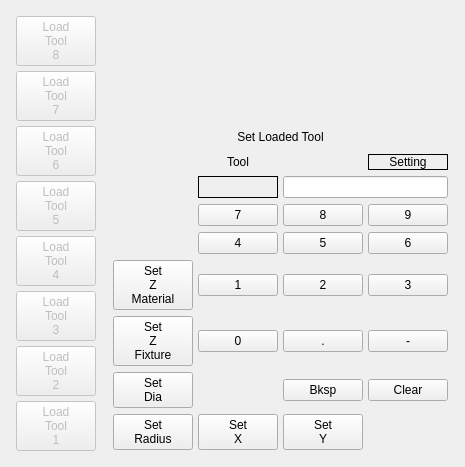
         <widget class="QWidget" name="page_15">
          <layout class="QHBoxLayout" name="horizontalLayout_11">
           <item>
            <widget class="VCPWidget" name="widget">
             <property name="sizePolicy">
              <sizepolicy hsizetype="Fixed" vsizetype="Preferred">
               <horstretch>0</horstretch>
               <verstretch>0</verstretch>
              </sizepolicy>
             </property>
             <property name="minimumSize">
              <size>
               <width>65</width>
               <height>0</height>
              </size>
             </property>
             <property name="rules" stdset="0">
              <string>[{&quot;channels&quot;: [{&quot;url&quot;: &quot;status:enabled&quot;, &quot;trigger&quot;: true}], &quot;property&quot;: &quot;Enable&quot;, &quot;expression&quot;: &quot;ch[0]&quot;, &quot;name&quot;: &quot;Enabled&quot;}]</string>
             </property>
             <layout class="QVBoxLayout" name="verticalLayout_18">
              <property name="spacing">
               <number>5</number>
              </property>
              <property name="leftMargin">
               <number>5</number>
              </property>
              <property name="topMargin">
               <number>5</number>
              </property>
              <property name="rightMargin">
               <number>5</number>
              </property>
              <property name="bottomMargin">
               <number>5</number>
              </property>
              <item>
               <widget class="MDIButton" name="mdibutton_25">
                <property name="enabled">
                 <bool>false</bool>
                </property>
                <property name="text">
                 <string>Load
Tool
8</string>
                </property>
                <property name="MDICommand" stdset="0">
                 <string>T8M6G43</string>
                </property>
               </widget>
              </item>
              <item>
               <widget class="MDIButton" name="mdibutton_24">
                <property name="enabled">
                 <bool>false</bool>
                </property>
                <property name="text">
                 <string>Load
Tool
7</string>
                </property>
                <property name="MDICommand" stdset="0">
                 <string>T7M6G43</string>
                </property>
               </widget>
              </item>
              <item>
               <widget class="MDIButton" name="mdibutton_23">
                <property name="enabled">
                 <bool>false</bool>
                </property>
                <property name="text">
                 <string>Load
Tool
6</string>
                </property>
                <property name="MDICommand" stdset="0">
                 <string>T6M6G43</string>
                </property>
               </widget>
              </item>
              <item>
               <widget class="MDIButton" name="mdibutton_22">
                <property name="enabled">
                 <bool>false</bool>
                </property>
                <property name="text">
                 <string>Load
Tool
5</string>
                </property>
                <property name="MDICommand" stdset="0">
                 <string>T5M6G43</string>
                </property>
               </widget>
              </item>
              <item>
               <widget class="MDIButton" name="mdibutton_21">
                <property name="enabled">
                 <bool>false</bool>
                </property>
                <property name="text">
                 <string>Load
Tool
4</string>
                </property>
                <property name="MDICommand" stdset="0">
                 <string>T4M6G43</string>
                </property>
               </widget>
              </item>
              <item>
               <widget class="MDIButton" name="mdibutton_20">
                <property name="enabled">
                 <bool>false</bool>
                </property>
                <property name="text">
                 <string>Load
Tool
3</string>
                </property>
                <property name="MDICommand" stdset="0">
                 <string>T3M6G43</string>
                </property>
               </widget>
              </item>
              <item>
               <widget class="MDIButton" name="mdibutton_19">
                <property name="enabled">
                 <bool>false</bool>
                </property>
                <property name="text">
                 <string>Load
Tool
2</string>
                </property>
                <property name="MDICommand" stdset="0">
                 <string>T2M6G43</string>
                </property>
               </widget>
              </item>
              <item>
               <widget class="MDIButton" name="mdibutton_18">
                <property name="enabled">
                 <bool>false</bool>
                </property>
                <property name="text">
                 <string>Load
Tool
1</string>
                </property>
                <property name="MDICommand" stdset="0">
                 <string>T1M6G43</string>
                </property>
               </widget>
              </item>
             </layout>
            </widget>
           </item>
           <item>
            <widget class="VCPWidget" name="toolSetWidget">
             <property name="rules" stdset="0">
              <string>[{&quot;channels&quot;: [{&quot;url&quot;: &quot;status:tool_in_spindle&quot;, &quot;trigger&quot;: true}], &quot;property&quot;: &quot;Enable&quot;, &quot;expression&quot;: &quot;True if ch[0] &gt; 0 else False&quot;, &quot;name&quot;: &quot;Tool Loaded&quot;}]</string>
             </property>
             <layout class="QGridLayout" name="gridLayout_23">
              <property name="leftMargin">
               <number>1</number>
              </property>
              <property name="topMargin">
               <number>1</number>
              </property>
              <property name="rightMargin">
               <number>1</number>
              </property>
              <property name="bottomMargin">
               <number>1</number>
              </property>
              <property name="spacing">
               <number>5</number>
              </property>
              <item row="1" column="0" colspan="4">
               <widget class="QLabel" name="label_46">
                <property name="text">
                 <string>Set Loaded Tool</string>
                </property>
                <property name="alignment">
                 <set>Qt::AlignCenter</set>
                </property>
               </widget>
              </item>
              <item row="0" column="0" colspan="4">
               <spacer name="verticalSpacer_10">
                <property name="orientation">
                 <enum>Qt::Vertical</enum>
                </property>
                <property name="sizeHint" stdset="0">
                 <size>
                  <width>20</width>
                  <height>40</height>
                 </size>
                </property>
               </spacer>
              </item>
              <item row="3" column="0" colspan="4">
               <widget class="QWidget" name="toolSetKeypad_2" native="true">
                <property name="minimumSize">
                 <size>
                  <width>260</width>
                  <height>0</height>
                 </size>
                </property>
                <layout class="QGridLayout" name="gridLayout_25">
                 <property name="leftMargin">
                  <number>5</number>
                 </property>
                 <property name="topMargin">
                  <number>5</number>
                 </property>
                 <property name="rightMargin">
                  <number>5</number>
                 </property>
                 <property name="bottomMargin">
                  <number>5</number>
                 </property>
                 <property name="horizontalSpacing">
                  <number>5</number>
                 </property>
                 <item row="5" column="3">
                  <widget class="QPushButton" name="pushButton_152">
                   <property name="text">
                    <string>-</string>
                   </property>
                   <attribute name="buttonGroup">
                    <string notr="true">toolSetKeypad</string>
                   </attribute>
                  </widget>
                 </item>
                 <item row="5" column="2">
                  <widget class="QPushButton" name="pushButton_149">
                   <property name="text">
                    <string>.</string>
                   </property>
                   <attribute name="buttonGroup">
                    <string notr="true">toolSetKeypad</string>
                   </attribute>
                  </widget>
                 </item>
                 <item row="2" column="2">
                  <widget class="QPushButton" name="pushButton_147">
                   <property name="text">
                    <string>8</string>
                   </property>
                   <attribute name="buttonGroup">
                    <string notr="true">toolSetKeypad</string>
                   </attribute>
                  </widget>
                 </item>
                 <item row="2" column="1">
                  <widget class="QPushButton" name="pushButton_143">
                   <property name="text">
                    <string>7</string>
                   </property>
                   <attribute name="buttonGroup">
                    <string notr="true">toolSetKeypad</string>
                   </attribute>
                  </widget>
                 </item>
                 <item row="3" column="3">
                  <widget class="QPushButton" name="pushButton_142">
                   <property name="text">
                    <string>6</string>
                   </property>
                   <attribute name="buttonGroup">
                    <string notr="true">toolSetKeypad</string>
                   </attribute>
                  </widget>
                 </item>
                 <item row="2" column="3">
                  <widget class="QPushButton" name="pushButton_141">
                   <property name="text">
                    <string>9</string>
                   </property>
                   <attribute name="buttonGroup">
                    <string notr="true">toolSetKeypad</string>
                   </attribute>
                  </widget>
                 </item>
                 <item row="3" column="2">
                  <widget class="QPushButton" name="pushButton_132">
                   <property name="text">
                    <string>5</string>
                   </property>
                   <attribute name="buttonGroup">
                    <string notr="true">toolSetKeypad</string>
                   </attribute>
                  </widget>
                 </item>
                 <item row="4" column="2">
                  <widget class="QPushButton" name="pushButton_151">
                   <property name="text">
                    <string>2</string>
                   </property>
                   <attribute name="buttonGroup">
                    <string notr="true">toolSetKeypad</string>
                   </attribute>
                  </widget>
                 </item>
                 <item row="4" column="1">
                  <widget class="QPushButton" name="pushButton_144">
                   <property name="text">
                    <string>1</string>
                   </property>
                   <attribute name="buttonGroup">
                    <string notr="true">toolSetKeypad</string>
                   </attribute>
                  </widget>
                 </item>
                 <item row="3" column="1">
                  <widget class="QPushButton" name="pushButton_138">
                   <property name="text">
                    <string>4</string>
                   </property>
                   <attribute name="buttonGroup">
                    <string notr="true">toolSetKeypad</string>
                   </attribute>
                  </widget>
                 </item>
                 <item row="5" column="1">
                  <widget class="QPushButton" name="pushButton_139">
                   <property name="text">
                    <string>0</string>
                   </property>
                   <attribute name="buttonGroup">
                    <string notr="true">toolSetKeypad</string>
                   </attribute>
                  </widget>
                 </item>
                 <item row="6" column="3">
                  <widget class="QPushButton" name="toolSetClearBtn">
                   <property name="text">
                    <string>Clear</string>
                   </property>
                  </widget>
                 </item>
                 <item row="7" column="2">
                  <widget class="MDIButton" name="mdibutton_16">
                   <property name="text">
                    <string>Set
Y</string>
                   </property>
                  </widget>
                 </item>
                 <item row="4" column="3">
                  <widget class="QPushButton" name="pushButton_148">
                   <property name="text">
                    <string>3</string>
                   </property>
                   <attribute name="buttonGroup">
                    <string notr="true">toolSetKeypad</string>
                   </attribute>
                  </widget>
                 </item>
                 <item row="7" column="1">
                  <widget class="MDIButton" name="mdibutton_15">
                   <property name="text">
                    <string>Set
X</string>
                   </property>
                  </widget>
                 </item>
                 <item row="1" column="1">
                  <widget class="StatusLabel" name="currentToolLbl">
                   <property name="frameShape">
                    <enum>QFrame::Box</enum>
                   </property>
                   <property name="alignment">
                    <set>Qt::AlignCenter</set>
                   </property>
                   <property name="rules" stdset="0">
                    <string>[{&quot;channels&quot;: [{&quot;url&quot;: &quot;status:tool_in_spindle?string&quot;, &quot;trigger&quot;: true}], &quot;property&quot;: &quot;Text&quot;, &quot;expression&quot;: &quot;ch[0]&quot;, &quot;name&quot;: &quot;Tool in Spindle&quot;}]</string>
                   </property>
                  </widget>
                 </item>
                 <item row="6" column="2">
                  <widget class="QPushButton" name="toolSetBkspBtn">
                   <property name="text">
                    <string>Bksp</string>
                   </property>
                  </widget>
                 </item>
                 <item row="0" column="1">
                  <widget class="QLabel" name="label_2">
                   <property name="text">
                    <string>Tool</string>
                   </property>
                   <property name="alignment">
                    <set>Qt::AlignCenter</set>
                   </property>
                  </widget>
                 </item>
                 <item row="0" column="3">
                  <widget class="QLabel" name="label_4">
                   <property name="frameShape">
                    <enum>QFrame::Box</enum>
                   </property>
                   <property name="text">
                    <string>Setting</string>
                   </property>
                   <property name="alignment">
                    <set>Qt::AlignCenter</set>
                   </property>
                  </widget>
                 </item>
                 <item row="7" column="0">
                  <widget class="MDIButton" name="mdibutton_14">
                   <property name="text">
                    <string>Set
Radius</string>
                   </property>
                   <property name="MDICommand" stdset="0">
                    <string>G10L1P#&lt;currentToolLbl&gt;R#&lt;toolSetLbl&gt;</string>
                   </property>
                  </widget>
                 </item>
                 <item row="6" column="0">
                  <widget class="MDIButton" name="mdibutton_26">
                   <property name="text">
                    <string>Set
Dia</string>
                   </property>
                   <property name="MDICommand" stdset="0">
                    <string>G10L1P#&lt;currentToolLbl&gt;R#&lt;toolRadiusLbl&gt;</string>
                   </property>
                  </widget>
                 </item>
                 <item row="5" column="0">
                  <widget class="MDIButton" name="mdibutton_17">
                   <property name="text">
                    <string>Set
Z
Fixture</string>
                   </property>
                   <property name="MDICommand" stdset="0">
                    <string>G10 L11 P#5400 Z0.0</string>
                   </property>
                  </widget>
                 </item>
                 <item row="4" column="0">
                  <widget class="MDIButton" name="mdibutton_27">
                   <property name="text">
                    <string>Set
Z
Material</string>
                   </property>
                   <property name="MDICommand" stdset="0">
                    <string>G10 L20 P0 Z#&lt;toolSetLbl&gt;</string>
                   </property>
                  </widget>
                 </item>
                 <item row="1" column="0">
                  <widget class="QLabel" name="toolRadiusLbl">
                   <property name="text">
                    <string/>
                   </property>
                  </widget>
                 </item>
                 <item row="1" column="2" colspan="2">
                  <widget class="QLineEdit" name="toolSetLbl"/>
                 </item>
                </layout>
               </widget>
              </item>
             </layout>
            </widget>
           </item>
          </layout>
         </widget>
